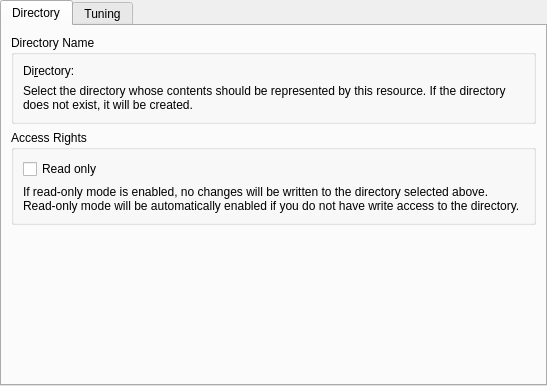
<?xml version="1.0" encoding="UTF-8"?>
<ui version="4.0">
 <class>VcardDirsAgentSettingsWidget</class>
 <widget class="QWidget" name="VcardDirsAgentSettingsWidget">
  <property name="geometry">
   <rect>
    <x>0</x>
    <y>0</y>
    <width>547</width>
    <height>386</height>
   </rect>
  </property>
  <layout class="QVBoxLayout" name="verticalLayout">
   <property name="leftMargin">
    <number>0</number>
   </property>
   <property name="topMargin">
    <number>0</number>
   </property>
   <property name="rightMargin">
    <number>0</number>
   </property>
   <property name="bottomMargin">
    <number>0</number>
   </property>
   <item>
    <widget class="QTabWidget" name="ktabwidget">
     <property name="currentIndex">
      <number>0</number>
     </property>
     <widget class="QWidget" name="tab">
      <attribute name="title">
       <string>Directory</string>
      </attribute>
      <layout class="QVBoxLayout" name="verticalLayout_4">
       <item>
        <widget class="QGroupBox" name="groupBox_2">
         <property name="title">
          <string>Directory Name</string>
         </property>
         <layout class="QVBoxLayout" name="verticalLayout_3">
          <item>
           <layout class="QHBoxLayout" name="horizontalLayout">
            <item>
             <widget class="QLabel" name="label">
              <property name="text">
               <string>Di&amp;rectory:</string>
              </property>
              <property name="buddy">
               <cstring>kcfg_Path</cstring>
              </property>
             </widget>
            </item>
            <item>
             <widget class="KUrlRequester" name="kcfg_Path"/>
            </item>
           </layout>
          </item>
          <item>
           <widget class="QLabel" name="label_3">
            <property name="text">
             <string>Select the directory whose contents should be represented by this resource. If the directory does not exist, it will be created.</string>
            </property>
            <property name="wordWrap">
             <bool>true</bool>
            </property>
           </widget>
          </item>
         </layout>
        </widget>
       </item>
       <item>
        <widget class="QGroupBox" name="groupBox">
         <property name="title">
          <string>Access Rights</string>
         </property>
         <layout class="QVBoxLayout" name="verticalLayout_2">
          <item>
           <widget class="QCheckBox" name="kcfg_ReadOnly">
            <property name="text">
             <string>Read only</string>
            </property>
           </widget>
          </item>
          <item>
           <widget class="QLabel" name="label_2">
            <property name="text">
             <string>If read-only mode is enabled, no changes will be written to the directory selected above. Read-only mode will be automatically enabled if you do not have write access to the directory.</string>
            </property>
            <property name="wordWrap">
             <bool>true</bool>
            </property>
           </widget>
          </item>
         </layout>
        </widget>
       </item>
       <item>
        <spacer name="verticalSpacer">
         <property name="orientation">
          <enum>Qt::Vertical</enum>
         </property>
         <property name="sizeHint" stdset="0">
          <size>
           <width>20</width>
           <height>4</height>
          </size>
         </property>
        </spacer>
       </item>
      </layout>
     </widget>
     <widget class="QWidget" name="tab_2">
      <attribute name="title">
       <string>Tuning</string>
      </attribute>
      <layout class="QVBoxLayout" name="verticalLayout_5">
       <item>
        <widget class="QLabel" name="label_4">
         <property name="text">
          <string>The options on this page allow you to change parameters that balance data safety and consistency against performance. In general you should be careful with changing anything here, the defaults are good enough in most cases.</string>
         </property>
         <property name="wordWrap">
          <bool>true</bool>
         </property>
        </widget>
       </item>
       <item>
        <layout class="QHBoxLayout" name="horizontalLayout_2">
         <item>
          <widget class="QLabel" name="autosaveLabel">
           <property name="text">
            <string>Autosave delay:</string>
           </property>
          </widget>
         </item>
         <item>
          <widget class="KPluralHandlingSpinBox" name="kcfg_AutosaveInterval">
           <property name="minimum">
            <number>0</number>
           </property>
           <property name="value">
            <number>1</number>
           </property>
          </widget>
         </item>
         <item>
          <spacer name="horizontalSpacer">
           <property name="orientation">
            <enum>Qt::Horizontal</enum>
           </property>
           <property name="sizeHint" stdset="0">
            <size>
             <width>40</width>
             <height>20</height>
            </size>
           </property>
          </spacer>
         </item>
        </layout>
       </item>
       <item>
        <spacer name="verticalSpacer_2">
         <property name="orientation">
          <enum>Qt::Vertical</enum>
         </property>
         <property name="sizeHint" stdset="0">
          <size>
           <width>20</width>
           <height>138</height>
          </size>
         </property>
        </spacer>
       </item>
      </layout>
     </widget>
    </widget>
   </item>
  </layout>
 </widget>
 <customwidgets>
  <customwidget>
   <class>KUrlRequester</class>
   <extends>QFrame</extends>
   <header>kurlrequester.h</header>
   <container>1</container>
  </customwidget>
  <customwidget>
   <class>KPluralHandlingSpinBox</class>
   <extends>QSpinBox</extends>
   <header>KPluralHandlingSpinBox</header>
  </customwidget>
 </customwidgets>
 <resources/>
 <connections>
  <connection>
   <sender>kcfg_ReadOnly</sender>
   <signal>toggled(bool)</signal>
   <receiver>kcfg_AutosaveInterval</receiver>
   <slot>setDisabled(bool)</slot>
   <hints>
    <hint type="sourcelabel">
     <x>273</x>
     <y>205</y>
    </hint>
    <hint type="destinationlabel">
     <x>157</x>
     <y>101</y>
    </hint>
   </hints>
  </connection>
  <connection>
   <sender>kcfg_ReadOnly</sender>
   <signal>toggled(bool)</signal>
   <receiver>autosaveLabel</receiver>
   <slot>setDisabled(bool)</slot>
   <hints>
    <hint type="sourcelabel">
     <x>273</x>
     <y>205</y>
    </hint>
    <hint type="destinationlabel">
     <x>56</x>
     <y>101</y>
    </hint>
   </hints>
  </connection>
 </connections>
</ui>
